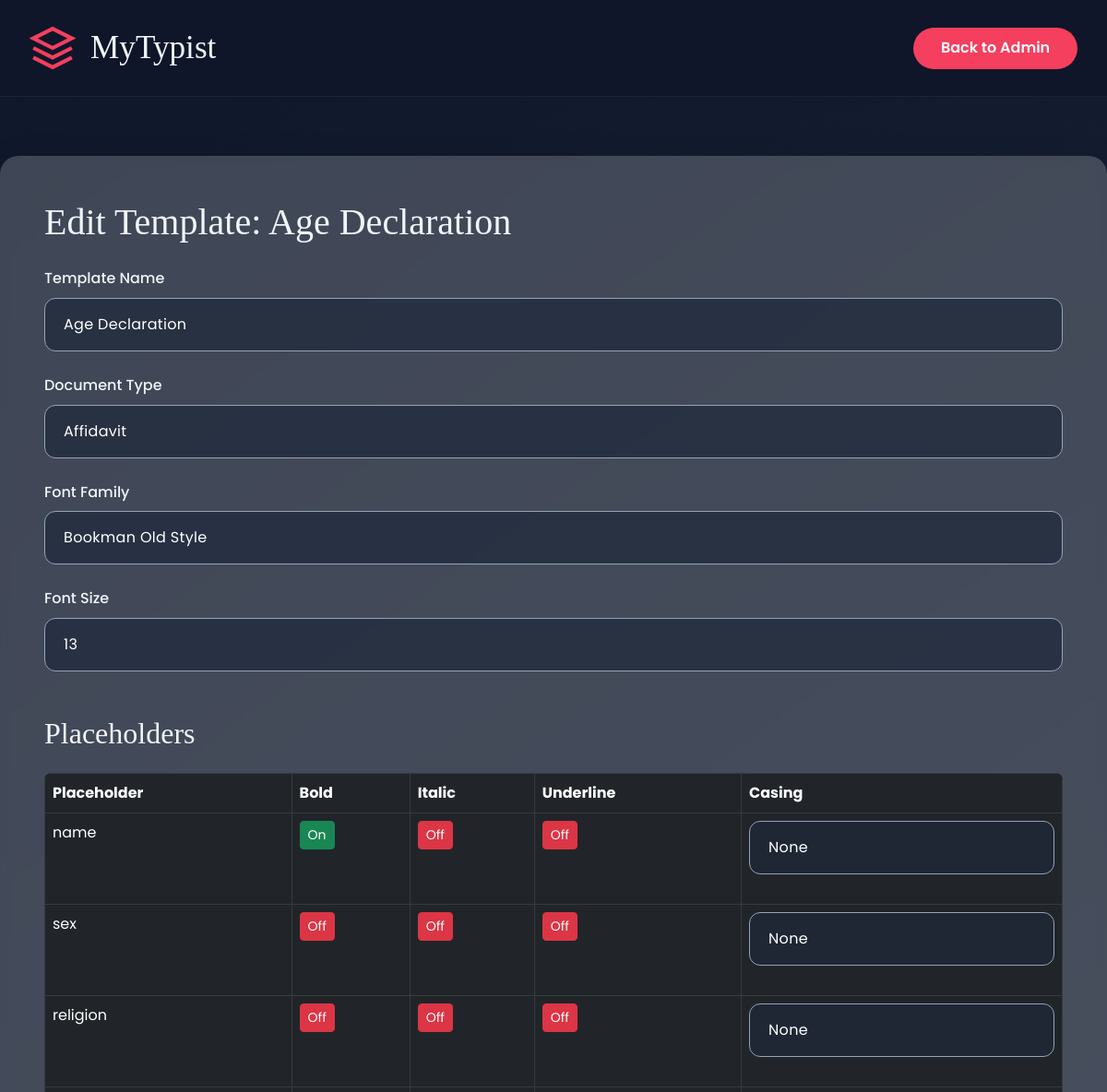
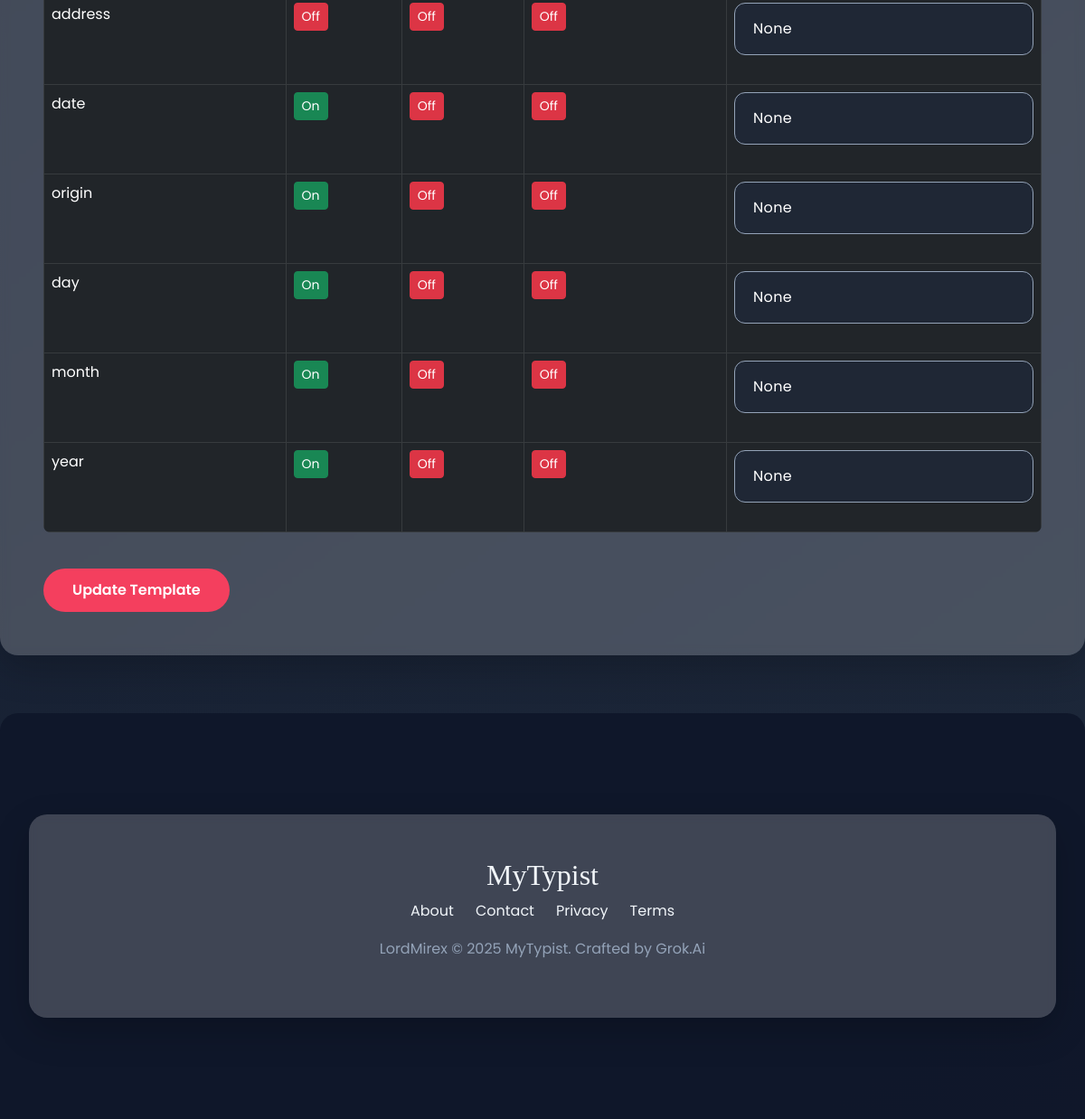
The app's page /admin/edit/5?key=secretkey123 with its own data (2 pictures, top to bottom).
### app.py (models this page shows)
class Template(db.Model):
    __tablename__ = 'template'
    id = db.Column(db.Integer, primary_key=True)
    name = db.Column(db.String(100), nullable=False)
    type = db.Column(db.String(50), nullable=False)
    file_path = db.Column(db.String(200), nullable=False)
    font_family = db.Column(db.String(50), nullable=False)
    font_size = db.Column(db.Integer, nullable=False)
    is_active = db.Column(db.Boolean, default=True)
    placeholders = db.relationship('Placeholder', back_populates='template', cascade="all, delete-orphan")
    created_documents = db.relationship('CreatedDocument', back_populates='template', cascade="all, delete-orphan")

class Placeholder(db.Model):
    __tablename__ = 'placeholder'
    id = db.Column(db.Integer, primary_key=True)
    template_id = db.Column(db.Integer, db.ForeignKey('template.id'), nullable=False)
    name = db.Column(db.String(50), nullable=False)
    paragraph_index = db.Column(db.Integer, nullable=False)
    start_run_index = db.Column(db.Integer, nullable=False)
    end_run_index = db.Column(db.Integer, nullable=False)
    bold = db.Column(db.Boolean, default=False)
    italic = db.Column(db.Boolean, default=False)
    underline = db.Column(db.Boolean, default=False)
    casing = db.Column(db.String(20), default="none")
    template = db.relationship('Template', back_populates='placeholders')

### app.py (the view)
@app.route('/admin/edit/<int:template_id>')
def edit_template(template_id):
    key = request.args.get('key')
    if key != app.config['ADMIN_KEY']:
        abort(403)
    template = Template.query.get_or_404(template_id)
    placeholders = Placeholder.query.filter_by(template_id=template_id).all()
    return render_template('edit.html', template=template, placeholders=placeholders, admin_key=key)

### templates/edit.html (shortened to what this page needs)
{% extends 'base.html' %}
{% block content %}
    <h1 class="mb-4" style="font-family: 'Cormorant Garamond', serif; font-size: 2.5rem;">Edit Template: {{ template.name }}</h1>
    <form method="POST" action="{{ url_for('update_template', template_id=template.id) }}" class="needs-validation animate__fadeInUp" novalidate>
        <div class="mb-4">
            <label for="name" class="form-label" style="color: var(--text);">Template Name</label>
            <input type="text" class="form-control" id="name" name="name" value="{{ template.name }}" required style="background: rgba(255, 255, 255, 0.08); border-color: var(--muted); color: var(--text);">
        </div>
        <div class="mb-4">
            <label for="type" class="form-label" style="color: var(--text);">Document Type</label>
            <select class="form-select" id="type" name="type" required style="background: rgba(255, 255, 255, 0.08); border-color: var(--muted); color: var(--text);">
                <option value="affidavit" {% if template.type == 'affidavit' %}selected{% endif %}>Affidavit</option>
            </select>
        </div>
        <div class="mb-4">
            <label for="font_family" class="form-label" style="color: var(--text);">Font Family</label>
            <select class="form-select" id="font_family" name="font_family" style="background: rgba(255, 255, 255, 0.08); border-color: var(--muted); color: var(--text);">
                <option value="Bookman Old Style" {% if template.font_family == 'Bookman Old Style' %}selected{% endif %}>Bookman Old Style</option>
            </select>
        </div>
        <div class="mb-4">
            <label for="font_size" class="form-label" style="color: var(--text);">Font Size</label>
            <input type="number" class="form-control" id="font_size" name="font_size" value="{{ template.font_size }}" min="8" max="72" required style="background: rgba(255, 255, 255, 0.08); border-color: var(--muted); color: var(--text);">
        </div>
        <h2 class="mt-5 mb-4" style="font-family: 'Cormorant Garamond', serif; font-size: 2rem;">Placeholders</h2>
        <div class="table-responsive">
            <table class="table table-dark table-bordered rounded-3 overflow-hidden">
                <thead>
                    <tr>
                        <th>Placeholder</th>
                        <th>Bold</th>
                        <th>Italic</th>
                        <th>Underline</th>
                        <th>Casing</th>
                    </tr>
                </thead>
                <tbody>
                    {% for ph in placeholders %}
                        <tr class="animate__fadeInUp" style="animation-delay: {{ loop.index * 0.1 }}s;" onmouseover="this.style.background='rgba(255,255,255,0.1)'" onmouseout="this.style.background='transparent'">
                            <td>{{ ph.name }}</td>
                            <td>
                                <button type="button" class="btn btn-sm btn-toggle {% if ph.bold %}btn-success{% else %}btn-danger{% endif %}" onclick="toggle(this, 'bold_{{ ph.id }}')">
                                    {% if ph.bold %}On{% else %}Off{% endif %}
                                </button>
                            </td>
                            <td>
                                <button type="button" class="btn btn-sm btn-toggle {% if ph.italic %}btn-success{% else %}btn-danger{% endif %}" onclick="toggle(this, 'italic_{{ ph.id }}')">
                                    {% if ph.italic %}On{% else %}Off{% endif %}
                                </button>
                            </td>
                            <td>
                                <button type="button" class="btn btn-sm btn-toggle {% if ph.underline %}btn-success{% else %}btn-danger{% endif %}" onclick="toggle(this, 'underline_{{ ph.id }}')">
                                    {% if ph.underline %}On{% else %}Off{% endif %}
                                </button>
                            </td>
                            <td>
                                <select class="form-select" name="casing_{{ ph.id }}" style="background: rgba(255, 255, 255, 0.08); border-color: var(--muted); color: var(--text);">
                                    <option value="none" {% if ph.casing == 'none' %}selected{% endif %}>None</option>
                                </select>
                            </td>
                        </tr>
                    {% endfor %}
                </tbody>
            </table>
        </div>
        <button type="submit" class="btn btn-primary mt-4">Update Template</button>
    </form>
{% endblock %}

### templates/base.html (style rules this page uses)
:root { --primary: #0f172a; --secondary: #1e293b; --accent: #f43f5e; --success: #22c55e; --text: #f1f5f9; --muted: #94a3b8; --bg-light: rgba(255, 255, 255, 0.05); }
body { min-height: 100vh; display: flex; flex-direction: column; background: linear-gradient(145deg, var(--primary) 0%, var(--secondary) 100%); color: var(--text); font-family: 'Poppins', sans-serif; line-height: 1.6; margin: 0; padding: 0; }
.form-label { font-weight: 500; }
.form-control, .form-select { background: rgba(30, 41, 59, 0.7) !important; border: 1px solid rgba(255,255,255,0.15); color: #ffffff !important; border-radius: 12px; padding: 1rem 1.25rem; margin-bottom: 1.5rem; transition: all 0.3s cubic-bezier(0.4, 0, 0.2, 1); font-size: 1rem; letter-spacing: 0.02em; }
.form-control::placeholder { color: rgba(255,255,255,0.6) !important; font-weight: 300; transition: all 0.3s ease; }
.btn-primary { background: var(--accent); border: none; padding: 0.75rem 2rem; border-radius: 25px; font-weight: 600; transition: all 0.3s ease; }
.table { background: transparent; color: var(--text); border-radius: 15px; overflow: hidden; }
.table-dark { background: rgba(0, 0, 0, 0.3); }
.animate__fadeInUp { animation: fadeInUp 0.6s ease-out; }

### records on screen
Template: name "Age Declaration", type "Affidavit", font_family "Bookman Old Style", font_size "13"
Placeholder: name "name", bold "On", italic "Off", underline "Off", casing+id "None"
Placeholder: name "sex", bold "Off", italic "Off", underline "Off", casing+id "None"
Placeholder: name "religion", bold "Off", italic "Off", underline "Off", casing+id "None"
Placeholder: name "address", bold "Off", italic "Off", underline "Off", casing+id "None"
Placeholder: name "date", bold "On", italic "Off", underline "Off", casing+id "None"
Placeholder: name "origin", bold "On", italic "Off", underline "Off", casing+id "None"
Placeholder: name "day", bold "On", italic "Off", underline "Off", casing+id "None"
Placeholder: name "month", bold "On", italic "Off", underline "Off", casing+id "None"
Placeholder: name "year", bold "On", italic "Off", underline "Off", casing+id "None"
